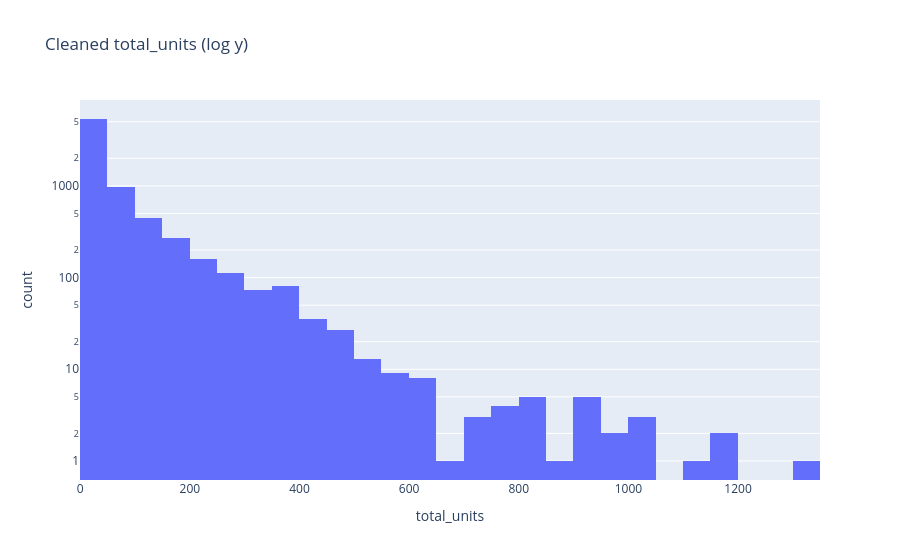
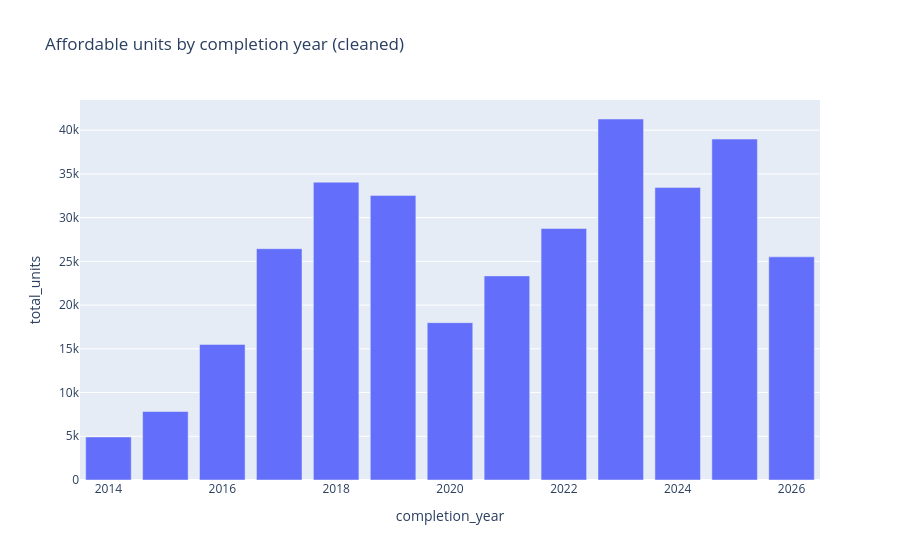

Notebook code cell kept with these figures, in order:
### Markdown cell above
## [Member 1] Housing Validation: Before vs after cleaning

### Code cell
null_after = (h.isna().mean() * 100).round(2)
housing_null_pct_after = null_after.copy()  # Member 6: preserve the post-cleaning snapshot
housing_rows_after = len(h)
summary = pd.DataFrame({'null_pct_before': null_before, 'null_pct_after': null_after}).dropna(how='all')
print(f"Rows before: {rows_before} | Rows after: {len(h)} | Removed: {rows_before - len(h)}")
display(summary[(summary > 0).any(axis=1)])

fig = px.histogram(h, x='total_units', nbins=60, log_y=True, title='Cleaned total_units (log y)')
fig.show()
fig = px.bar(h.groupby('completion_year', as_index=False)['total_units'].sum(),
             x='completion_year', y='total_units', title='Affordable units by completion year (cleaned)')
fig.show()

### Figure 1 — Plotly figure (JSON) as saved in the notebook; plotly's stock layout.template omitted (floating-point values rounded to 4 significant figures; data arrays with more than 128 entries replaced by an {"elided": "..."} marker saying what was removed)
{"data": [{"bingroup": "x", "hovertemplate": "total_units=%{x}<br>count=%{y}<extra></extra>", "legendgroup": "", "marker": {"color": "#636efa", "pattern": {"shape": ""}}, "name": "", "nbinsx": 60, "orientation": "v", "showlegend": false, "type": "histogram", "x": {"elided": "7593 float values"}, "xaxis": "x", "yaxis": "y"}], "layout": {"barmode": "relative", "legend": {"tracegroupgap": 0}, "title": {"text": "Cleaned total_units (log y)"}, "xaxis": {"anchor": "y", "domain": [0, 1], "title": {"text": "total_units"}}, "yaxis": {"anchor": "x", "domain": [0, 1], "title": {"text": "count"}, "type": "log"}}}

### Figure 2 — Plotly figure (JSON) as saved in the notebook; plotly's stock layout.template omitted (floating-point values rounded to 4 significant figures)
{"data": [{"hovertemplate": "completion_year=%{x}<br>total_units=%{y}<extra></extra>", "legendgroup": "", "marker": {"color": "#636efa", "pattern": {"shape": ""}}, "name": "", "orientation": "v", "showlegend": false, "textposition": "auto", "type": "bar", "x": [2014.0, 2015.0, 2016.0, 2017.0, 2018.0, 2019.0, 2020.0, 2021.0, 2022.0, 2023.0, 2024.0, 2025.0, 2026.0], "xaxis": "x", "y": [4921.0, 7832.0, 15500.0, 26450.0, 34050.0, 32540.0, 17990.0, 23340.0, 28760.0, 41280.0, 33460.0, 38980.0, 25520.0], "yaxis": "y"}], "layout": {"barmode": "relative", "legend": {"tracegroupgap": 0}, "title": {"text": "Affordable units by completion year (cleaned)"}, "xaxis": {"anchor": "y", "domain": [0, 1], "title": {"text": "completion_year"}}, "yaxis": {"anchor": "x", "domain": [0, 1], "title": {"text": "total_units"}}}}
